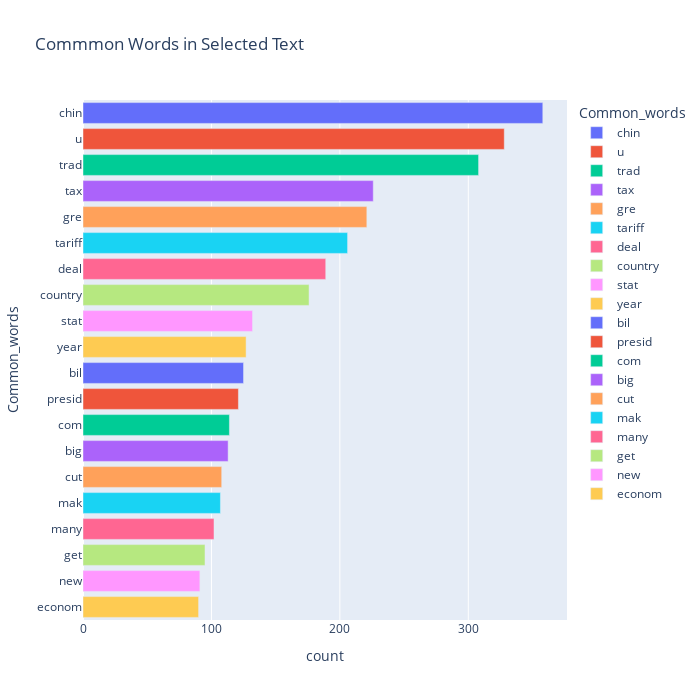

This figure's notebook cell:
### Code cell
fig = px.bar(temp, x="count", y="Common_words", title='Commmon Words in Selected Text', orientation='h', 
             width=700, height=700,color='Common_words')
fig.show()

### Figure 1 — Plotly figure (JSON) as saved in the notebook; plotly's stock layout.template omitted (floating-point values rounded to 4 significant figures)
{"data": [{"alignmentgroup": "True", "hovertemplate": "Common_words=%{y}<br>count=%{x}<extra></extra>", "legendgroup": "chin", "marker": {"color": "#636efa"}, "name": "chin", "offsetgroup": "chin", "orientation": "h", "showlegend": true, "textposition": "auto", "type": "bar", "x": [358], "xaxis": "x", "y": ["chin"], "yaxis": "y"}, {"alignmentgroup": "True", "hovertemplate": "Common_words=%{y}<br>count=%{x}<extra></extra>", "legendgroup": "u", "marker": {"color": "#EF553B"}, "name": "u", "offsetgroup": "u", "orientation": "h", "showlegend": true, "textposition": "auto", "type": "bar", "x": [328], "xaxis": "x", "y": ["u"], "yaxis": "y"}, {"alignmentgroup": "True", "hovertemplate": "Common_words=%{y}<br>count=%{x}<extra></extra>", "legendgroup": "trad", "marker": {"color": "#00cc96"}, "name": "trad", "offsetgroup": "trad", "orientation": "h", "showlegend": true, "textposition": "auto", "type": "bar", "x": [308], "xaxis": "x", "y": ["trad"], "yaxis": "y"}, {"alignmentgroup": "True", "hovertemplate": "Common_words=%{y}<br>count=%{x}<extra></extra>", "legendgroup": "tax", "marker": {"color": "#ab63fa"}, "name": "tax", "offsetgroup": "tax", "orientation": "h", "showlegend": true, "textposition": "auto", "type": "bar", "x": [226], "xaxis": "x", "y": ["tax"], "yaxis": "y"}, {"alignmentgroup": "True", "hovertemplate": "Common_words=%{y}<br>count=%{x}<extra></extra>", "legendgroup": "gre", "marker": {"color": "#FFA15A"}, "name": "gre", "offsetgroup": "gre", "orientation": "h", "showlegend": true, "textposition": "auto", "type": "bar", "x": [221], "xaxis": "x", "y": ["gre"], "yaxis": "y"}, {"alignmentgroup": "True", "hovertemplate": "Common_words=%{y}<br>count=%{x}<extra></extra>", "legendgroup": "tariff", "marker": {"color": "#19d3f3"}, "name": "tariff", "offsetgroup": "tariff", "orientation": "h", "showlegend": true, "textposition": "auto", "type": "bar", "x": [206], "xaxis": "x", "y": ["tariff"], "yaxis": "y"}, {"alignmentgroup": "True", "hovertemplate": "Common_words=%{y}<br>count=%{x}<extra></extra>", "legendgroup": "deal", "marker": {"color": "#FF6692"}, "name": "deal", "offsetgroup": "deal", "orientation": "h", "showlegend": true, "textposition": "auto", "type": "bar", "x": [189], "xaxis": "x", "y": ["deal"], "yaxis": "y"}, {"alignmentgroup": "True", "hovertemplate": "Common_words=%{y}<br>count=%{x}<extra></extra>", "legendgroup": "country", "marker": {"color": "#B6E880"}, "name": "country", "offsetgroup": "country", "orientation": "h", "showlegend": true, "textposition": "auto", "type": "bar", "x": [176], "xaxis": "x", "y": ["country"], "yaxis": "y"}, {"alignmentgroup": "True", "hovertemplate": "Common_words=%{y}<br>count=%{x}<extra></extra>", "legendgroup": "stat", "marker": {"color": "#FF97FF"}, "name": "stat", "offsetgroup": "stat", "orientation": "h", "showlegend": true, "textposition": "auto", "type": "bar", "x": [132], "xaxis": "x", "y": ["stat"], "yaxis": "y"}, {"alignmentgroup": "True", "hovertemplate": "Common_words=%{y}<br>count=%{x}<extra></extra>", "legendgroup": "year", "marker": {"color": "#FECB52"}, "name": "year", "offsetgroup": "year", "orientation": "h", "showlegend": true, "textposition": "auto", "type": "bar", "x": [127], "xaxis": "x", "y": ["year"], "yaxis": "y"}, {"alignmentgroup": "True", "hovertemplate": "Common_words=%{y}<br>count=%{x}<extra></extra>", "legendgroup": "bil", "marker": {"color": "#636efa"}, "name": "bil", "offsetgroup": "bil", "orientation": "h", "showlegend": true, "textposition": "auto", "type": "bar", "x": [125], "xaxis": "x", "y": ["bil"], "yaxis": "y"}, {"alignmentgroup": "True", "hovertemplate": "Common_words=%{y}<br>count=%{x}<extra></extra>", "legendgroup": "presid", "marker": {"color": "#EF553B"}, "name": "presid", "offsetgroup": "presid", "orientation": "h", "showlegend": true, "textposition": "auto", "type": "bar", "x": [121], "xaxis": "x", "y": ["presid"], "yaxis": "y"}, {"alignmentgroup": "True", "hovertemplate": "Common_words=%{y}<br>count=%{x}<extra></extra>", "legendgroup": "com", "marker": {"color": "#00cc96"}, "name": "com", "offsetgroup": "com", "orientation": "h", "showlegend": true, "textposition": "auto", "type": "bar", "x": [114], "xaxis": "x", "y": ["com"], "yaxis": "y"}, {"alignmentgroup": "True", "hovertemplate": "Common_words=%{y}<br>count=%{x}<extra></extra>", "legendgroup": "big", "marker": {"color": "#ab63fa"}, "name": "big", "offsetgroup": "big", "orientation": "h", "showlegend": true, "textposition": "auto", "type": "bar", "x": [113], "xaxis": "x", "y": ["big"], "yaxis": "y"}, {"alignmentgroup": "True", "hovertemplate": "Common_words=%{y}<br>count=%{x}<extra></extra>", "legendgroup": "cut", "marker": {"color": "#FFA15A"}, "name": "cut", "offsetgroup": "cut", "orientation": "h", "showlegend": true, "textposition": "auto", "type": "bar", "x": [108], "xaxis": "x", "y": ["cut"], "yaxis": "y"}, {"alignmentgroup": "True", "hovertemplate": "Common_words=%{y}<br>count=%{x}<extra></extra>", "legendgroup": "mak", "marker": {"color": "#19d3f3"}, "name": "mak", "offsetgroup": "mak", "orientation": "h", "showlegend": true, "textposition": "auto", "type": "bar", "x": [107], "xaxis": "x", "y": ["mak"], "yaxis": "y"}, {"alignmentgroup": "True", "hovertemplate": "Common_words=%{y}<br>count=%{x}<extra></extra>", "legendgroup": "many", "marker": {"color": "#FF6692"}, "name": "many", "offsetgroup": "many", "orientation": "h", "showlegend": true, "textposition": "auto", "type": "bar", "x": [102], "xaxis": "x", "y": ["many"], "yaxis": "y"}, {"alignmentgroup": "True", "hovertemplate": "Common_words=%{y}<br>count=%{x}<extra></extra>", "legendgroup": "get", "marker": {"color": "#B6E880"}, "name": "get", "offsetgroup": "get", "orientation": "h", "showlegend": true, "textposition": "auto", "type": "bar", "x": [95], "xaxis": "x", "y": ["get"], "yaxis": "y"}, {"alignmentgroup": "True", "hovertemplate": "Common_words=%{y}<br>count=%{x}<extra></extra>", "legendgroup": "new", "marker": {"color": "#FF97FF"}, "name": "new", "offsetgroup": "new", "orientation": "h", "showlegend": true, "textposition": "auto", "type": "bar", "x": [91], "xaxis": "x", "y": ["new"], "yaxis": "y"}, {"alignmentgroup": "True", "hovertemplate": "Common_words=%{y}<br>count=%{x}<extra></extra>", "legendgroup": "econom", "marker": {"color": "#FECB52"}, "name": "econom", "offsetgroup": "econom", "orientation": "h", "showlegend": true, "textposition": "auto", "type": "bar", "x": [90], "xaxis": "x", "y": ["econom"], "yaxis": "y"}], "layout": {"barmode": "relative", "height": 700, "legend": {"title": {"text": "Common_words"}, "tracegroupgap": 0}, "title": {"text": "Commmon Words in Selected Text"}, "width": 700, "xaxis": {"anchor": "y", "domain": [0, 1], "title": {"text": "count"}}, "yaxis": {"anchor": "x", "categoryarray": ["econom", "new", "get", "many", "mak", "cut", "big", "com", "presid", "bil", "year", "stat", "country", "deal", "tariff", "gre", "tax", "trad", "u", "chin"], "categoryorder": "array", "domain": [0, 1], "title": {"text": "Common_words"}}}}
